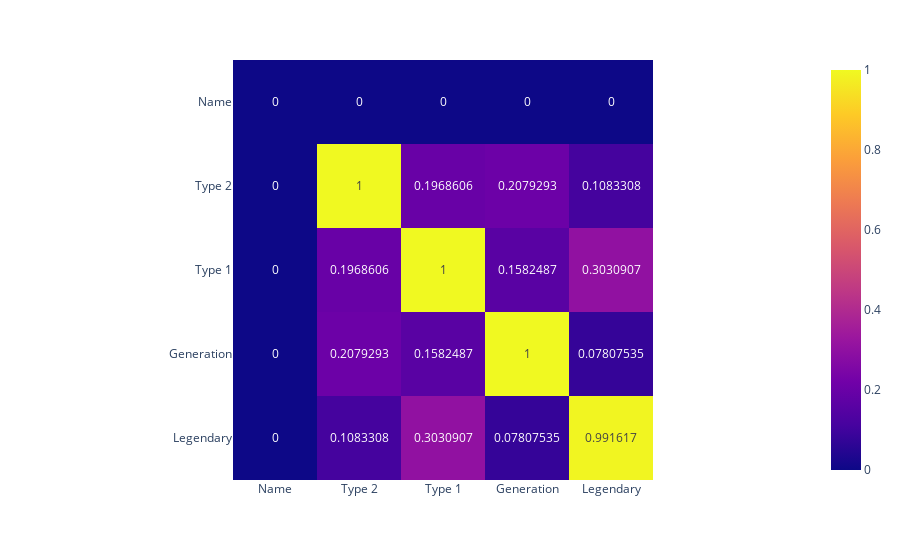

Notebook code for this chart:
### Markdown cell above
## Heatmaps for qualitative correlations

### Code cell
# git clone https://github.com/ayanatherate/dfcorrs.git
# cd dfcorrs 
# pip install -r requirements.txt

from dfcorrs.cramersvcorr import Cramers
cram=Cramers()
# cram.corr(df_pokemon)
cram.corr(df_pokemon, plot_htmp=True)

### Figure 1 — Plotly figure (JSON) as saved in the notebook; plotly's stock layout.template omitted (floating-point values rounded to 4 significant figures)
{"data": [{"coloraxis": "coloraxis", "hovertemplate": "x: %{x}<br>y: %{y}<br>color: %{z}<extra></extra>", "name": "0", "texttemplate": "%{z}", "type": "heatmap", "x": ["Name", "Type 2", "Type 1", "Generation", "Legendary"], "xaxis": "x", "y": ["Name", "Type 2", "Type 1", "Generation", "Legendary"], "yaxis": "y", "z": [[0.0, 0.0, 0.0, 0.0, 0.0], [0.0, 1.0, 0.1969, 0.2079, 0.1083], [0.0, 0.1969, 1.0, 0.1582, 0.3031], [0.0, 0.2079, 0.1582, 1.0, 0.07808], [0.0, 0.1083, 0.3031, 0.07808, 0.9916]]}], "layout": {"coloraxis": {"colorscale": [[0, "#0d0887"], [0.1111, "#46039f"], [0.2222, "#7201a8"], [0.3333, "#9c179e"], [0.4444, "#bd3786"], [0.5556, "#d8576b"], [0.6667, "#ed7953"], [0.7778, "#fb9f3a"], [0.8889, "#fdca26"], [1, "#f0f921"]]}, "margin": {"t": 60}, "xaxis": {"anchor": "y", "constrain": "domain", "domain": [0, 1], "scaleanchor": "y"}, "yaxis": {"anchor": "x", "autorange": "reversed", "constrain": "domain", "domain": [0, 1]}}}
